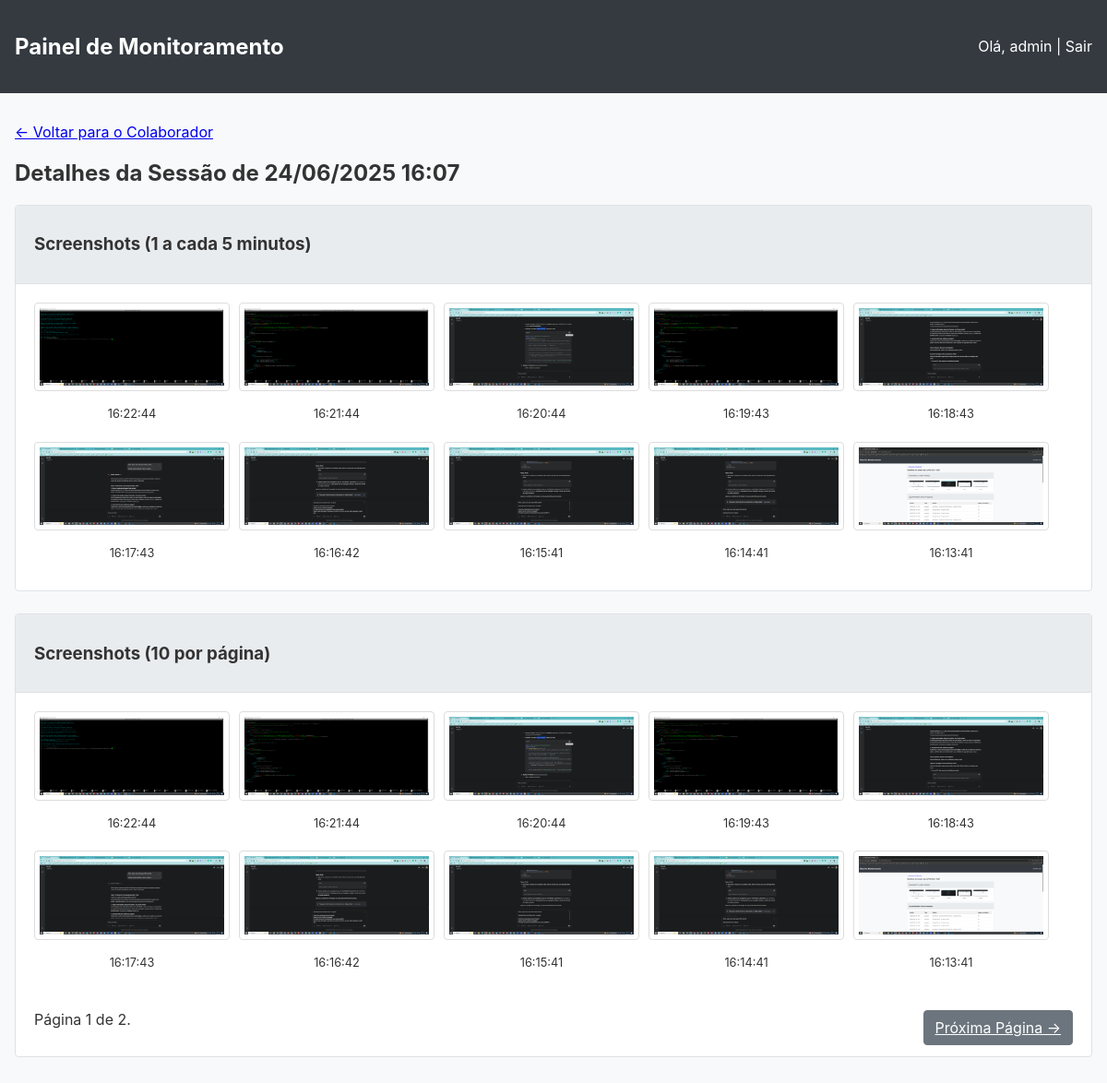
Page /session/3 (signed in) on the committed database.
### app/models.py (models this page shows, shortened)
class User(db.Model, UserMixin):
    id = db.Column(db.Integer, primary_key=True)
    username = db.Column(db.String(64), index=True, unique=True)
    password_hash = db.Column(db.String(128))
    full_name = db.Column(db.String(120))
    is_admin = db.Column(db.Boolean, default=False)
    work_sessions = db.relationship('WorkSession', backref='employee', lazy='dynamic')

class WorkSession(db.Model):
    id = db.Column(db.Integer, primary_key=True)
    start_time = db.Column(db.DateTime, index=True, default=datetime.utcnow)
    end_time = db.Column(db.DateTime, index=True, nullable=True)
    last_heartbeat = db.Column(db.DateTime, default=datetime.utcnow) # <- ADICIONE ESTA LINHA
    user_id = db.Column(db.Integer, db.ForeignKey('user.id'))
    activities = db.relationship('ActivityLog', backref='session', lazy='dynamic', cascade="all, delete-orphan")
    screenshots = db.relationship('Screenshot', backref='session', lazy='dynamic', cascade="all, delete-orphan")

class Screenshot(db.Model):
    id = db.Column(db.Integer, primary_key=True)
    timestamp = db.Column(db.DateTime, index=True, default=datetime.utcnow)
    filepath = db.Column(db.String(200)) # Path to the image file
    session_id = db.Column(db.Integer, db.ForeignKey('work_session.id'))

### app/routes.py (the view)
@main.route('/session/<int:session_id>')
@login_required
def session_details(session_id):
    if not current_user.is_admin: return redirect(url_for('main.login'))
    page = request.args.get('page', 1, type=int)
    session = WorkSession.query.get_or_404(session_id)
    activities = ActivityLog.query.filter_by(session_id=session_id).order_by(ActivityLog.timestamp.desc()).all()
    screenshots_pagination = Screenshot.query.filter_by(session_id=session_id).order_by(Screenshot.timestamp.desc()).paginate(
        page=page, per_page=10, error_out=False
    )
    return render_template('session_details.html', title='Detalhes da Sessão', session=session, activities=activities, screenshots=screenshots_pagination)

### app/__init__.py (called while the page is built)
def create_app(config_class=Config):
    app = Flask(__name__)
    app.config.from_object(config_class)
    db.init_app(app)
    login_manager.init_app(app)
    if not os.path.exists(app.config['UPLOAD_FOLDER']):
        os.makedirs(app.config['UPLOAD_FOLDER'])
    def format_datetime_local(value, format='%d/%m/%Y %H:%M:%S'):
        if value is None:
            return ""
        utc_dt = pytz.utc.localize(value)
        local_tz = pytz.timezone('America/Sao_Paulo')
        local_dt = utc_dt.astimezone(local_tz)
        return local_dt.strftime(format)
    app.jinja_env.filters['localtime'] = format_datetime_local
    from app.routes import main as main_blueprint
    app.register_blueprint(main_blueprint)
    from app import models
    with app.app_context():
        db.create_all()
    return app

### app/models.py (called while the page is built)
@login_manager.user_loader
def load_user(user_id):
    return User.query.get(int(user_id))

### app/templates/session_details.html (shortened to what this page needs)
{% extends "base.html" %}
{% block content %}
<a href="{{ url_for('main.employee_details', user_id=session.employee.id) }}">&larr; Voltar para o Colaborador</a>
<h2>Detalhes da Sessão de {{ session.start_time | localtime('%d/%m/%Y %H:%M') }}</h2>
<div class="card">
    <div class="card-header">
        <h3>Screenshots (1 a cada 5 minutos)</h3>
    </div>
    <div class="card-body" style="display: flex; flex-wrap: wrap; gap: 10px;">
        {% for screenshot in screenshots %}
        <div>
            <a href="{{ url_for('main.uploaded_file', filename=screenshot.filepath) }}" target="_blank">
                <img src="{{ url_for('main.uploaded_file', filename=screenshot.filepath) }}" alt="Screenshot" class="screenshot">
            </a>
<p style="text-align: center; font-size: 0.8em;">{{ screenshot.timestamp | localtime('%H:%M:%S') }}</p>
        </div>
        {% else %}
        <p>Nenhum screenshot capturado nesta sessão.</p>
        {% endfor %}
    </div>
</div>
<div class="card">
    <div class="card-header">
        <h3>Screenshots (10 por página)</h3>
    </div>
    <div class="card-body" style="display: flex; flex-wrap: wrap; gap: 10px;">
        {% for screenshot in screenshots.items %}
        <div>
            <a href="{{ url_for('main.uploaded_file', filename=screenshot.filepath) }}" target="_blank">
                <img src="{{ url_for('main.uploaded_file', filename=screenshot.filepath) }}" alt="Screenshot" class="screenshot">
            </a>
            <p style="text-align: center; font-size: 0.8em;">{{ screenshot.timestamp | localtime('%H:%M:%S') }}</p>
        </div>
        {% else %}
        <p>Nenhum screenshot capturado nesta sessão.</p>
        {% endfor %}
    </div>
    <div class="card-footer" style="display: flex; justify-content: space-between; padding: 0.75rem 1.25rem;">
        <span>Página {{ screenshots.page }} de {{ screenshots.pages }}.</span>
        <div>
            {% if screenshots.has_next %}
                <a href="{{ url_for('main.session_details', session_id=session.id, page=screenshots.next_num) }}" class="btn btn-secondary">
                    Próxima Página &rarr;
                </a>
            {% endif %}
        </div>
    </div>
</div>
{% endblock %}

### app/templates/base.html (shortened to what this page needs)
<!doctype html>
<html lang="pt-br">
  <head>
  </head>
  <body>
    {% if current_user.is_authenticated and current_user.is_admin %}
    <nav class="navbar">
      <a href="{{ url_for('main.dashboard') }}"><h1>Painel de Monitoramento</h1></a>
      <div>
        <span>Olá, {{ current_user.username }}</span> |
        <a href="{{ url_for('main.logout') }}">Sair</a>
      </div>
    </nav>
    {% endif %}
    <main class="container">
      {% block content %}{% endblock %}
    </main>
  </body>
</html>

### app/templates/base.html (style rules this page uses)
body { font-family: -apple-system, BlinkMacSystemFont, "Segoe UI", Roboto, "Helvetica Neue", Arial, sans-serif; background-color: #f8f9fa; color: #333; margin: 0; }
.navbar { background-color: #343a40; padding: 1rem; color: white; display: flex; justify-content: space-between; align-items: center; }
.navbar a { color: white; text-decoration: none; }
.container { max-width: 1200px; margin: 2rem auto; padding: 0 1rem; }
.card { background: white; border: 1px solid #dee2e6; border-radius: 0.25rem; margin-bottom: 1.5rem; }
.card-header { padding: 0.75rem 1.25rem; background-color: #e9ecef; border-bottom: 1px solid #dee2e6; }
.card-body { padding: 1.25rem; }
.btn { display: inline-block; font-weight: 400; color: #212529; text-align: center; vertical-align: middle; cursor: pointer; background-color: transparent; border: 1px solid transparent; padding: 0.375rem 0.75rem; font-size: 1rem; line-height: 1.5; border-radius: 0.25rem; }
.btn-secondary { color: #fff; background-color: #6c757d; border-color: #6c757d; }
img.screenshot { max-width: 200px; height: auto; border: 1px solid #ddd; border-radius: 4px; padding: 5px; cursor: pointer; }

### rows in the picture
User: username "admin"
WorkSession: start_time "24/06/2025 16:07"
Screenshot: filepath (picture), timestamp "16:22:44"
Screenshot: filepath (picture), timestamp "16:21:44"
Screenshot: filepath (picture), timestamp "16:20:44"
Screenshot: filepath (picture), timestamp "16:19:43"
Screenshot: filepath (picture), timestamp "16:18:43"
Screenshot: filepath (picture), timestamp "16:17:43"
Screenshot: filepath (picture), timestamp "16:16:42"
Screenshot: filepath (picture), timestamp "16:15:41"
Screenshot: filepath (picture), timestamp "16:14:41"
Screenshot: filepath (picture), timestamp "16:13:41"

### other values in the picture
{{ screenshots.page }} "1"
{{ screenshots.pages }} "2"
